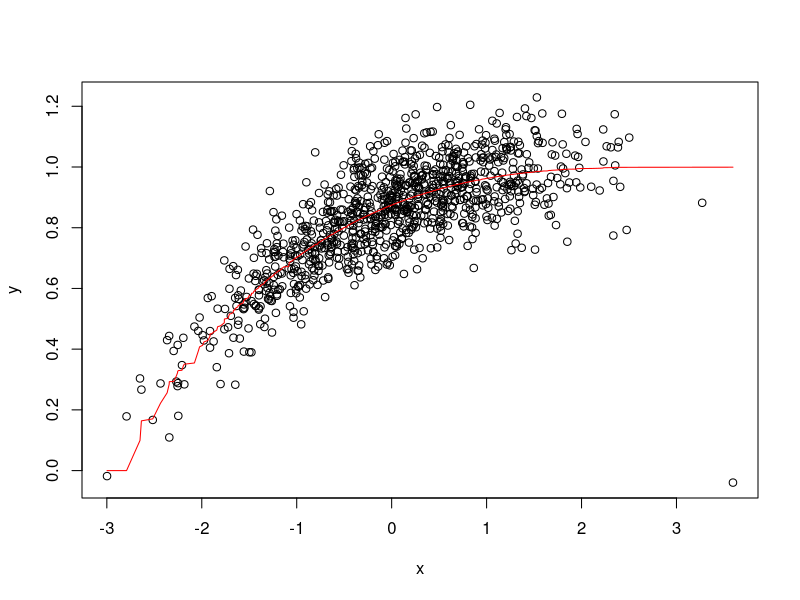

Write the R code that produced this figure. (Note: this script raises an error after producing the figure.)
N = 1000
x = rnorm(N,mean = 0)
bf.s = splines::bs(x,knots = 3)
bf.b = matrix(c(1,1,1,0),ncol = 1)
y = rnorm(N,bf.s %*% bf.b , sd = .1)
par(mfrow = c(1,1))
plot(x,y)
lines(sort(x),sort(bf.s %*% bf.b), col = "red")


N = 500
x = rnorm(N,mean = 0)
bf.s = splines::bs(x,knots = 3)
y = rnorm(N,b1*x - b2*x^2, sd = 1)
par(mfrow = c(1,1))
plot(x,y)
lines(sort(x),b1*sort(x) - b2*sort(x)^2, col = "red")

par(mfrow = c(5,5), mar=c(3,3,.5,.5), mgp=c(2,.7,0), tck=-.01)
for (k in 1:5) {
  idx = sample(N,50)
  plot_xy = function(x,y) {
    plot(x[idx],y[idx], 
         ylab = "y",
         xlab = "x",
         xlim = quantile(x,c(.01,.99)), 
         ylim = quantile(y,c(.01,.99)))
    lines(sort(x),b1*sort(x) - b2*sort(x)^2, col = "red")
  }
  
  dt = data.frame(x = x[idx], y = y[idx])
  
  q.model = alist(
    y ~ dnorm(mu,exp(log_sigma)),
    mu <- a + b[1]*x,
    a ~ dnorm(0.5,1),
    b ~ dnorm(0,10),
    log_sigma ~ dnorm(0,1)
  )
  
  plot_xy(x,y)
  plot_quap_preds(q.model,dt,"x", start.list = list(b=rep(0,5)), plot = F)
  
  plot_xy(x,y)
  q.model[[2]]  = alist(mu <- a + b[1]*x + b[2]*x^2)[[1]]
  plot_quap_preds(q.model,dt,"x", start.list = list(b=rep(0,5)), plot = F)
  
  q.model[[2]]  = alist(mu <- a + b[1]*x + b[2]*x^2 + b[3]*x^3)[[1]]
  plot_xy(x,y)
  plot_quap_preds(q.model,dt,"x", start.list = list(b=rep(0,5)), plot = F)
  
  q.model[[2]]  = alist(mu <- a + b[1]*x + b[2]*x^2 + b[3]*x^3 + b[4]*x^4)[[1]]
  plot_xy(x,y)
  plot_quap_preds(q.model,dt,"x", start.list = list(b=rep(0,5)), plot = F)
  
  q.model[[2]]  = alist(mu <- a + b[1]*x + b[2]*x^2 + b[3]*x^3 + b[4]*x^4 + b[5]*x^5)[[1]]
  plot_xy(x,y)
  plot_quap_preds(q.model,dt,"x", start.list = list(b=rep(0,5)), plot = F)
}

q.model = alist(
  brain_std ~ dnorm(mu,exp(log_sigma)),
  mu <- a + b[1]*mass_std + b[2]*mass_std^2 + b[3]*mass_std^3 + b[4]*mass_std^4 + b[5]*mass_std^5,
  a ~ dnorm(0.5,1),
  b ~ dnorm(0,10),
  log_sigma ~ dnorm(0,1)
)



plot_quap_preds = function(q.model, dt, pred.var, out.var = as.character(q.model[[1]])[2], plot.data = TRUE, start.list = NULL, fix.ylim = NULL) {
  q.fit = quap(q.model, dt, start = start.list)
  post = extract.samples(q.fit,n = 10000)
  s.from = min(dt[,pred.var]) - diff(range(dt[,pred.var]))*.15
  s.to = max(dt[,pred.var]) + diff(range(dt[,pred.var]))*.15
  pred_seq = seq(from=s.from,to=s.to,length.out=100)
  l.data = list(pred_seq)
  names(l.data) = pred.var
  l = link(q.fit,data=l.data)
  mu= apply(l,2,mean)
  ci= apply(l,2,PI)
  if (is.null(fix.ylim)) {
    ylim = range(dt[,pred.var])
  } else {
    n.ci = prod(dim(ci))
    ylim = range(sort(ci)[fix.ylim:(n.ci-fix.ylim)])
  }
    
  if (plot.data == TRUE)
    plot(dt[,pred.var], dt[,out.var],
         ylab = out.var,
         xlab = pred.var,
         ylim = ylim,
         pch = 16)
  lines(pred_seq, mu, col = "blue")
  shade(ci, pred_seq, col = adjustcolor("blue",alpha = .25))
}

plot_quap_preds(q.model,dt,"mass_std", start.list = list(b=rep(0,5)))
plot(brain_std~mass_std, data = dt, ylim = c(0,1.5))
plot_quap_preds(q.model,dt,"mass_std", start.list = list(b=rep(0,5)),plot.data = FALSE)
